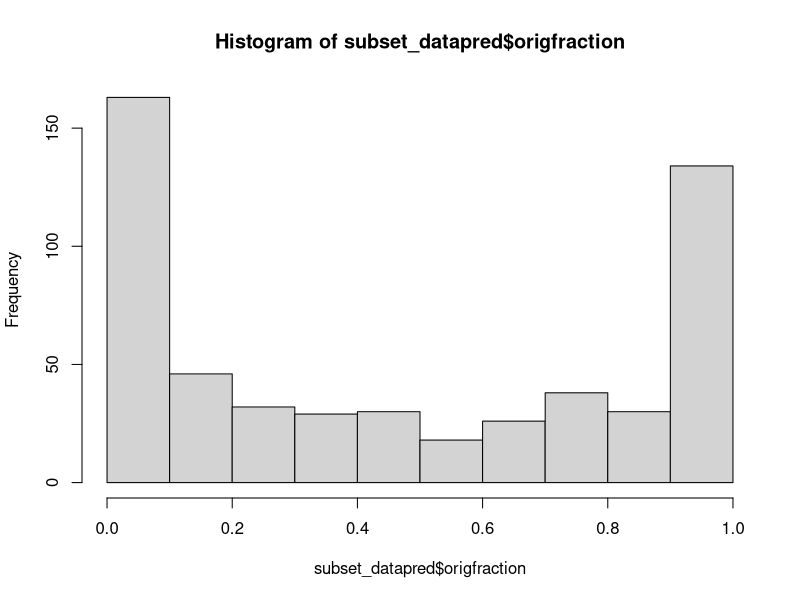
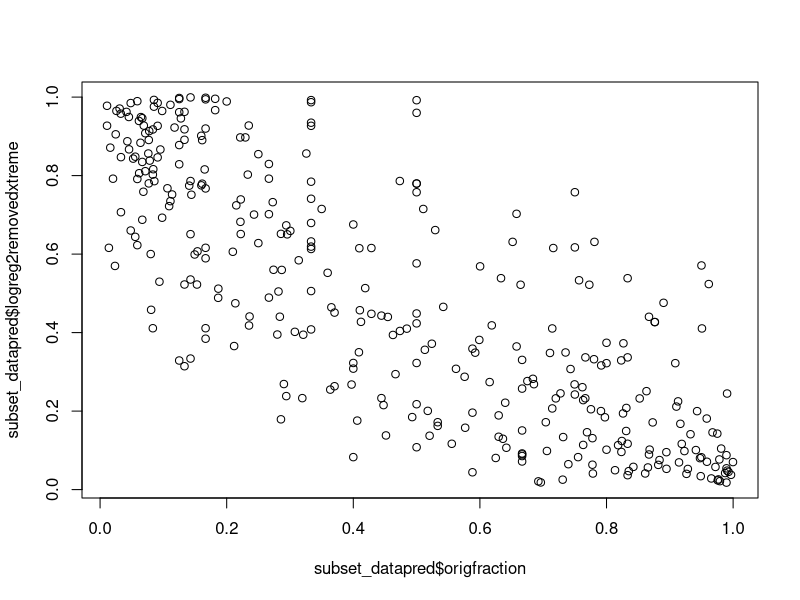
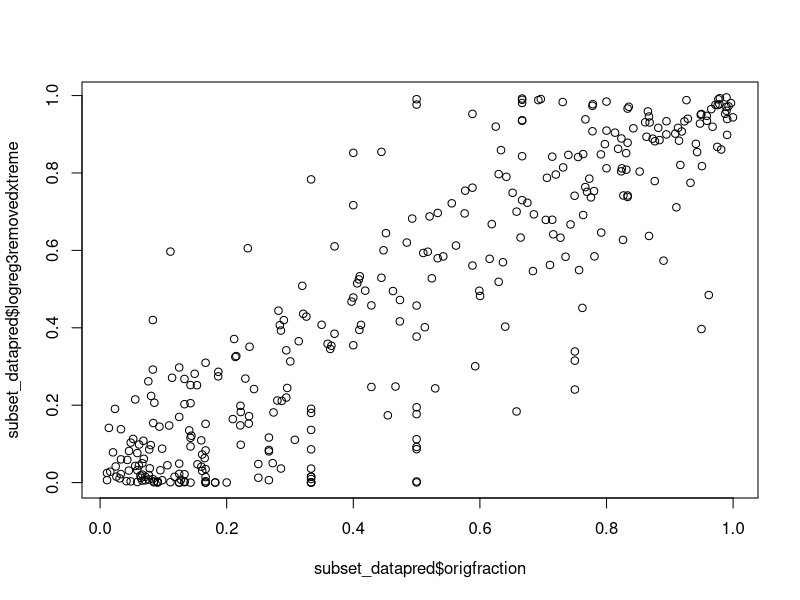
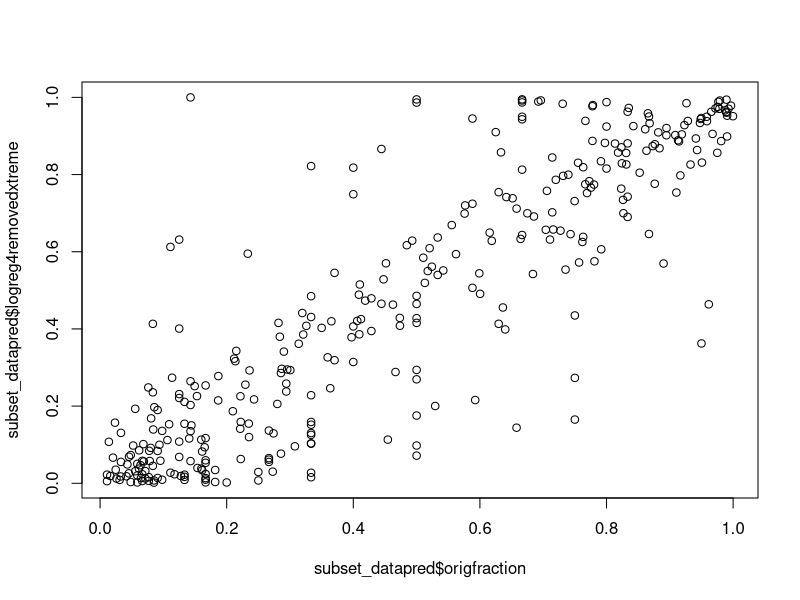
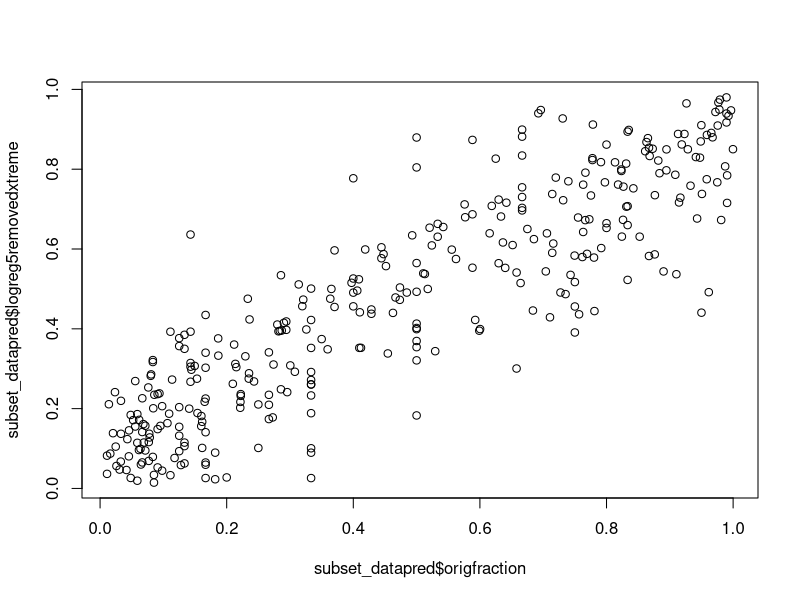
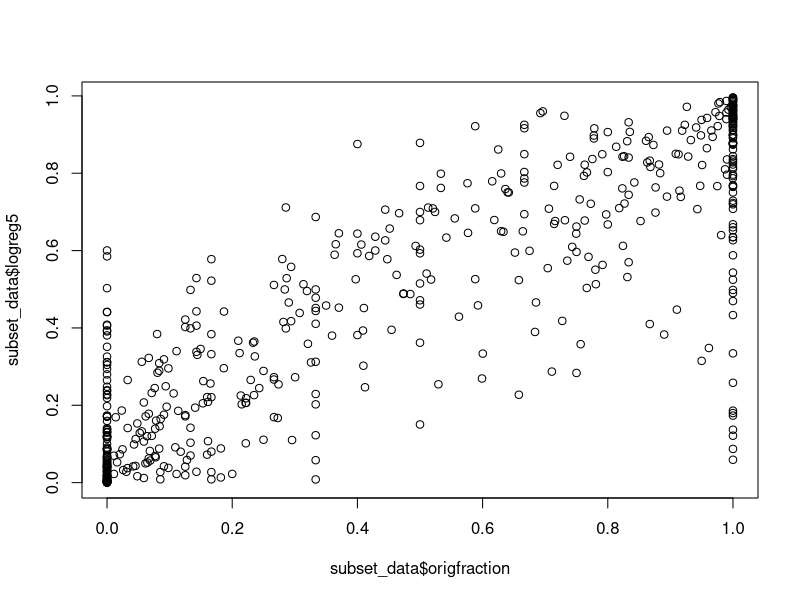
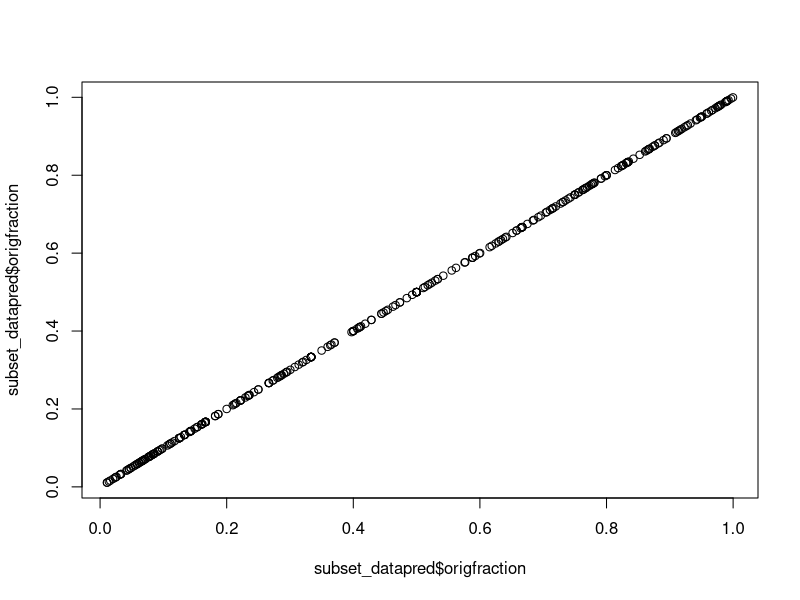
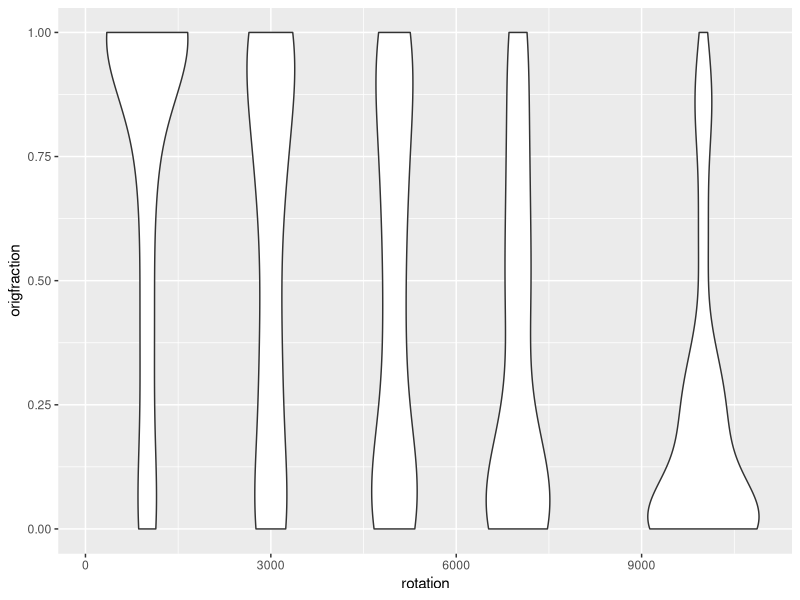

Reproduce these figures in R, in order.
## ---- chunk 1
library(readxl)
data <- read_excel("CentrifugeData.xlsx")
data2 <- read_excel("CentrifugeData.xlsx")
## ---- chunk 2
# install.packages("tidyverse", type = "binary")
#library(tidyverse)
# install.packages("dplyr")
library(dplyr)
library(ggplot2)
## ---- chunk 3
data$removed <- replace(data$removed, data$removed<0, 0)
#remove data with negative removal

data <- subset(data, data$rotation!=0)
#remove data from no centrifugation

for (i in 1:length(data$retained)) {
  if (data$original[i] < data$retained[i]){
    data$retained[i] <- data$original[i]
  }
}

subset_data <- subset(data, data$original!=0)
attach(subset_data)
## ---- chunk 4
logreg2 <- glm(cbind(removed, retained) ~ workOfAdhesion + (rotation) + density + avgDiameter, data = subset_data, family = binomial(link = "logit"))
summary(logreg2)
subset_datapred <- subset_data
subset_datapred$origfraction <- retained/original
subset_datapred$logreg2 <- predict(logreg2, type = "response")
hist(subset_datapred$origfraction)
## ---- chunk 5
subset_data$origfraction <- retained/original
subset_data_removedxtreme <- subset(subset_data, subset_data$origfraction != 0)
subset_data_removedxtreme <- subset(subset_data_removedxtreme, subset_data_removedxtreme$origfraction != 1)

logreg2removedxtreme <- glm(cbind(removed, retained) ~ workOfAdhesion + (rotation) + density + avgDiameter, data = subset_data_removedxtreme, family = binomial(link = "logit"))
subset_datapred <- subset_data_removedxtreme
subset_datapred$logreg2removedxtreme <- predict(logreg2removedxtreme, type = "response")
#original one done in class but with removing the extremes

logreg3removedxtreme <- glm(cbind(retained, removed) ~ avgDiameter + workOfAdhesion + (rotation) + avgDiameter + factor(sample), data = subset_data_removedxtreme, family = binomial(link = "logit"))
subset_datapred$logreg3removedxtreme <- predict(logreg3removedxtreme, type = "response")
#cbind is switched which I think makes more sense?; also dropped density and used factor(sample) since density did not qualitatively do much (was a proxy for sample type))
## ---- chunk 6
library(MASS)
full.model <- glm(cbind(retained, removed) ~. -origfraction -original,data = subset_data_removedxtreme, family = binomial(link = "logit"))
# Stepwise regression model
step.model <- stepAIC(full.model)
step.model
## ---- chunk 7
summary(logreg3removedxtreme)
logreg4removedxtreme <- glm(formula = cbind(retained, removed) ~ rotation + avgDiameter + particleVolume + particleMass + factor(sample) + expected.vdW, family = binomial(link = "logit"), data = subset_data_removedxtreme)
# From step model selection, better AIC...checking for better prediction
summary(logreg4removedxtreme)

subset_datapred$logreg4removedxtreme <- predict(logreg4removedxtreme, type = "response")
## ---- chunk 8
logreg5removedxtreme <- glm(origfraction ~ rotation + avgDiameter + particleVolume + particleMass + factor(sample) + expected.vdW, family = quasibinomial(link = "logit"), data = subset_data_removedxtreme)
# changed to quasibinomial and used origfraction as response
summary(logreg5removedxtreme)

subset_datapred$logreg5removedxtreme <- predict(logreg5removedxtreme, type = "response")


## ---- chunk 9
logreg5 <- glm(origfraction ~ rotation + avgDiameter + particleVolume + particleMass + factor(sample) + expected.vdW, family = quasibinomial(link = "logit"), data = subset_data)
# changed to quasibinomial and used origfraction as response

subset_data$logreg5 <- predict(logreg5, type = "response")
## ---- chunk 10
plot(subset_datapred$origfraction, subset_datapred$logreg2removedxtreme)
plot(subset_datapred$origfraction, subset_datapred$logreg3removedxtreme)
plot(subset_datapred$origfraction, subset_datapred$logreg4removedxtreme)
plot(subset_datapred$origfraction, subset_datapred$logreg5removedxtreme)
plot(subset_data$origfraction, subset_data$logreg5)
plot(subset_datapred$origfraction, subset_datapred$origfraction)
## ---- chunk 11

## ---- chunk 12
data_for_plot <- subset_data
data_for_plot
ggplot(data=data_for_plot)+geom_violin(aes(x=rotation, y=origfraction, group=rotation))
#comparison plot of everything against each other
#type
## ---- chunk 13
data$expected.vdw<- (data$hamaker*data$density)/(12*(data$workOfAdhesion)*data$workOfAdhesion)
